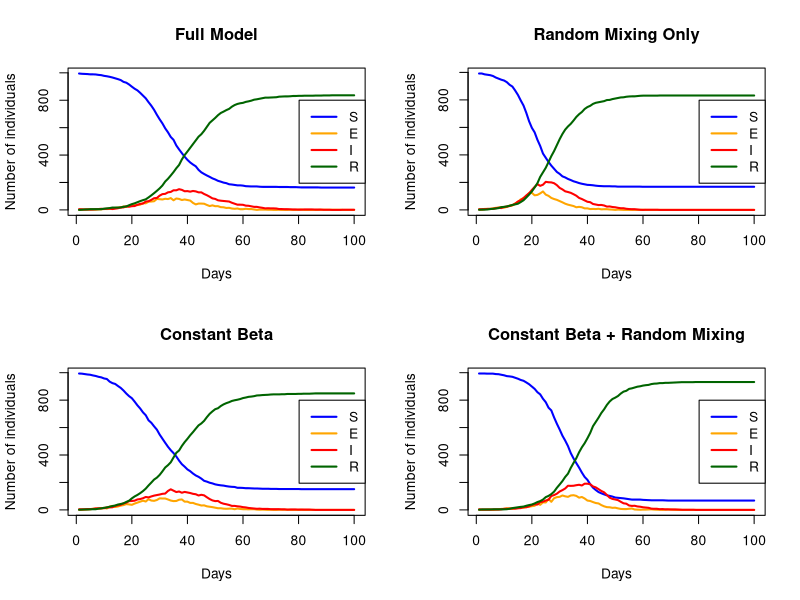

This chart was generated by the following R code:
# 1) Create n people assigned to corresponding household where maximum size is 5
n <- 1000 #population size
hmax <- 5 #maximum household size

#creating n vector of which the number refers to household
#and the occurences refers to size of corresponding household
set.seed(3)
h <- rep(1:n, times = sample(1:hmax, n, replace=TRUE))[1:n]

# 2) Contact network
#nc: average number of contacts per person
#beta: sociability parameter, higher means more likely to form links
get.net <- function (beta, nc=15, h) {
  #create links (daily contacts) for each person
  n <- length(beta)
  beta_bar <- mean(beta) #mean sociability parameter
  links <- vector("list", n) #set null vector for links of each person
  
  for (i in 1:(n-1)) { #loop over person i from 1 to n-1
    for (j in (i+1):n) { #loop over person j from i+1 to n to avoid duplicates
      if (h[i] != h[j]) { #only connect if they are not in the same household
        #prob that i and j have contact (daily link)
        p_link <- nc * beta[i] * beta[j] / (beta_bar^2 * (n - 1))
        
        #If daily link of i and j person > random value U(0,1),
        #then create a link between i and j
        if (runif(1) < p_link) {
          links[[i]] <- c(links[[i]], j) #Store j into list who connects with i
          links[[j]] <- c(links[[j]], i) #Store i in j's list of contacts 
        }
      }
    }
  }
  return(links) #return the list of daily contacts for each person
}

# 3) nseir function
nseir <- function(beta, h, alink, alpha=c(.1, .01, .01),
                  delta=.2, gamma=.4, nc=15, nt=100, pinf=.005){
  #SEIR stochastic simulation model
  #beta: sociability parameter of each person
  #h: household list
  #alink: list of regular contacts of each person returned by get.net
  #alpha[1]: daily prob i infecting j if in same household (alpha h)
  #alpha[2]: daily prob i infecting j if in regular contact (alpha c)
  #alpha[3]: daily prob i infecting j through random mixing (alpha r)
  #delta: daily prob I -> R
  #gamma: daily prob E -> I
  #nc: average number of daily contacts for each person
  #nt: number of days to simulate
  #pinf: proportion of the initial population to randomly start in the I state
  
  n <- length(beta) #population size
  state <- rep("S", n) #initialize susceptible
  state[sample(1:n, pinf * n)] <- "I" #randomly choose initial in the I state
  
  res <- matrix(0, nrow = nt, ncol = 4) #set up storage for pop in each state
  colnames(res) <- c("S", "E", "I", "R") #naming the column
  
  beta_bar <- mean(beta) #mean sociability parameter
  
  for (t in 1:nt) { #simulate over nt days
    newE <- rep(FALSE, n) #to record who becomes exposed
    #using random deviates: runif(n)
    newI <- (state == "E") & (runif(n) < gamma) #E -> I with prob gamma
    newR <- (state == "I") & (runif(n) < delta) #I -> R with prob delta
    
    #Loop over each infectious person to spread infection
    for (i in which(state == "I")) {
      # household infections: infect susceptible in same household
      hh_members <- which(h == h[i] & state == "S")
      newE[hh_members] <- newE[hh_members]|(runif(length(hh_members))< alpha[1])
      
      # network infections: infect regular contacts from alink
      contacts <- alink[[i]]
      contacts <- contacts[state[contacts] == "S"]
      newE[contacts] <- newE[contacts] | (runif(length(contacts)) < alpha[2])
      
      # random mixing: infect random susceptibles
      targets <- which(state == "S")
      #S -> E
      p_random <- alpha[3]*nc*beta[i]*beta[targets]/(beta_bar^2 * (n - 1))
      newE[targets] <- newE[targets] | (runif(length(targets)) < p_random)
    }
    
    #update states based on new infections
    state[newE & state == "S"] <- "E"
    state[newI] <- "I"
    state[newR] <- "R"
    
    #record daily counts of each state
    res[t, ] <- table(factor(state, levels = c("S", "E", "I", "R")))
  }
  
  #returns a list of elements S, E, I, R
  return(data.frame(t = 1:nt, res))
}

# 4) Function Plot
plot.seir <- function(res, title = "SEIR Dynamics") {
  plot(res$t, res$S, type = "l", ylim = c(0, max(res$S)),
       xlab = "Days", ylab = "Number of individuals",
       col = "blue", lwd = 2, main = title)
  lines(res$t, res$E, col = "orange", lwd = 2)
  lines(res$t, res$I, col = "red", lwd = 2)
  lines(res$t, res$R, col = "darkgreen", lwd = 2)
  legend("right", legend = c("S", "E", "I", "R"),
         col = c("blue", "orange", "red", "darkgreen"), lwd = 2)
}

# 5) Compare 
set.seed(123)

beta <- runif(n, 0, 1) #setting beta vector ~ U(0, 1)
alink <- get.net(beta, nc = 15, h = h) #list of regular contacts of each person
ave_check <- mean(sapply(alink, length)) #checking if mean contacts close to nc

# Scenario 1: Full model
res1 <- nseir(beta, h, alink)

# Scenario 2: Random mixing only
res2 <- nseir(beta, h, alink, alpha = c(0, 0, 0.04))

# Scenario 3: Constant beta
res3 <- nseir(rep(mean(beta), n), h, alink)

# Scenario 4: Constant beta + random mixing
res4 <- nseir(rep(mean(beta), n), h, alink, alpha = c(0, 0, 0.04))

# Plot all scenarios side by side
par(mfrow = c(2, 2))
plot.seir(res1, "Full Model")
plot.seir(res2, "Random Mixing Only")
plot.seir(res3, "Constant Beta")
plot.seir(res4, "Constant Beta + Random Mixing")